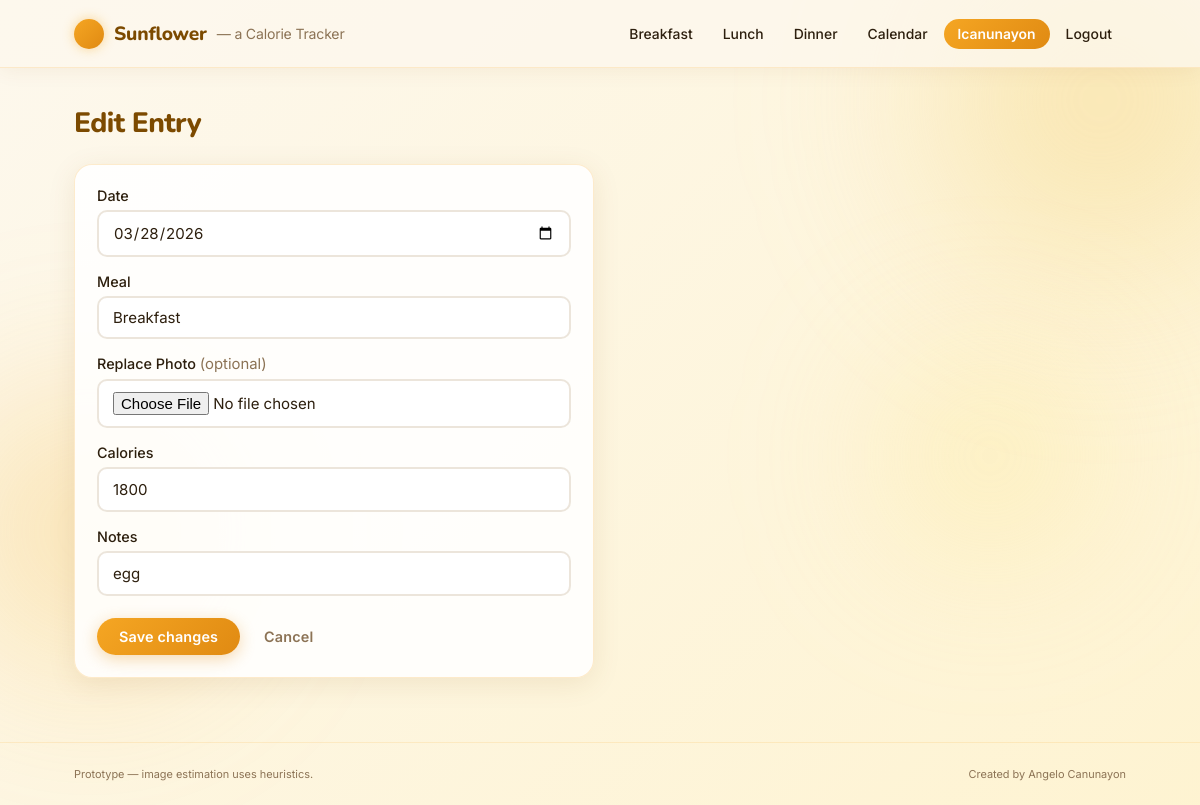
The page /entry/6/edit (signed in) on the database its author committed.
### models.py (models this page shows, shortened)
class User(UserMixin, db.Model):
    id = db.Column(db.Integer, primary_key=True)
    username = db.Column(db.String(80), unique=True, nullable=False)
    password_hash = db.Column(db.String(200), nullable=False)
    created_at = db.Column(db.DateTime, server_default=db.func.now())
    entries = db.relationship('Entry', backref='user', lazy=True)
    avatar_filename = db.Column(db.String(200))
    weight_kg      = db.Column(db.Float)
    height_cm      = db.Column(db.Float)
    age            = db.Column(db.Integer)
    sex            = db.Column(db.String(10))
    activity_level = db.Column(db.String(20))
    goal_type      = db.Column(db.String(20))   # 'lose' | 'maintain' | 'gain'
    calorie_goal   = db.Column(db.Integer)

class Entry(db.Model):
    id = db.Column(db.Integer, primary_key=True)
    date = db.Column(db.String(20), nullable=False)  # ISO date
    meal = db.Column(db.String(20), nullable=False)
    food_estimate = db.Column(db.String(200))
    calories = db.Column(db.Integer)
    notes = db.Column(db.Text)
    image_filename = db.Column(db.String(200))
    created_at = db.Column(db.DateTime, server_default=db.func.now())
    user_id = db.Column(db.Integer, db.ForeignKey('user.id'), nullable=True)

### app.py (the view, shortened to what this page needs)
@app.route('/entry/<int:entry_id>/edit', methods=['GET', 'POST'])
@login_required
def edit_entry(entry_id):
    from models import Entry
    entry = Entry.query.filter_by(id=entry_id, user_id=current_user.id).first_or_404()
    return render_template('edit.html', entry=entry)

### app.py (called while the page is built)
@login_manager.user_loader
def load_user(user_id):
    from models import User
    try:
        return User.query.get(int(user_id))
    except Exception:
        return None

### templates/edit.html (shortened to what this page needs)
{% extends 'base.html' %}
{% block content %}
  <h2 class="page-heading">Edit Entry</h2>
  <div class="card form-card">
    <form method="post" enctype="multipart/form-data">
      <label>Date
        <input type="date" name="date" value="{{ entry.date }}">
      </label>
      <label>Meal
        <select name="meal">
          <option value="breakfast" {% if entry.meal=='breakfast' %}selected{% endif %}>Breakfast</option>
        </select>
      </label>
      <label>Replace Photo <span class="muted" style="font-weight:400;">(optional)</span>
        <input type="file" name="photo" accept="image/*">
      </label>
      <label>Calories
        <input type="number" name="manual_cal" value="{{ entry.calories }}">
      </label>
      <label>Notes
        <input type="text" name="notes" value="{{ entry.notes }}">
      </label>
      <div class="form-actions">
        <button class="btn btn-primary" type="submit">Save changes</button>
        <a class="btn btn-ghost" href="/day/{{ entry.date }}">Cancel</a>
      </div>
    </form>
  </div>
{% endblock %}

### templates/base.html (shortened to what this page needs)
<!doctype html>
<html lang="en">
  <head>
    <link rel="stylesheet" href="/static/style.css">
  </head>
  <body>
    <div class="bg-canvas"></div>
    <div class="bg-orb bg-orb-1"></div>
    <div class="bg-orb bg-orb-3"></div>
    <div id="site-root" class="page-enter">
      <header class="site-header">
        <div class="container header-inner">
          <h1 class="brand">
            <a href="/">
              <span class="brand-sun"></span>
              Sunflower
              <span class="brand-text-sub">— a Calorie Tracker</span>
            </a>
          </h1>
          <nav class="main-nav">
            <a class="nav-link" href="/upload/breakfast">Breakfast</a>
            <a class="nav-link" href="/upload/lunch">Lunch</a>
            <a class="nav-link" href="/upload/dinner">Dinner</a>
            <a class="nav-link" href="/calendar">Calendar</a>
            {% if current_user.is_authenticated %}
              <a class="nav-link nav-user" href="/profile">{{ current_user.username }}</a>
              <a class="nav-link" href="/logout">Logout</a>
            {% else %}
              <a class="nav-link" href="/login">Login</a>
              <a class="nav-link" href="/register">Register</a>
            {% endif %}
          </nav>
        </div>
      </header>
      <main class="container">
        <div id="page-content">
          {% block content %}{% endblock %}
        </div>
      </main>
      <footer class="site-footer">
        <div class="container footer-inner">
          <small>Prototype — image estimation uses heuristics.</small>
          <small>Created by Angelo Canunayon</small>
        </div>
      </footer>
    </div>
  </body>
</html>

### rows shown on the page
User: username "lcanunayon"
Entry: date "03/28/2026", meal "Breakfast", manual_cal "1800", notes "egg"
